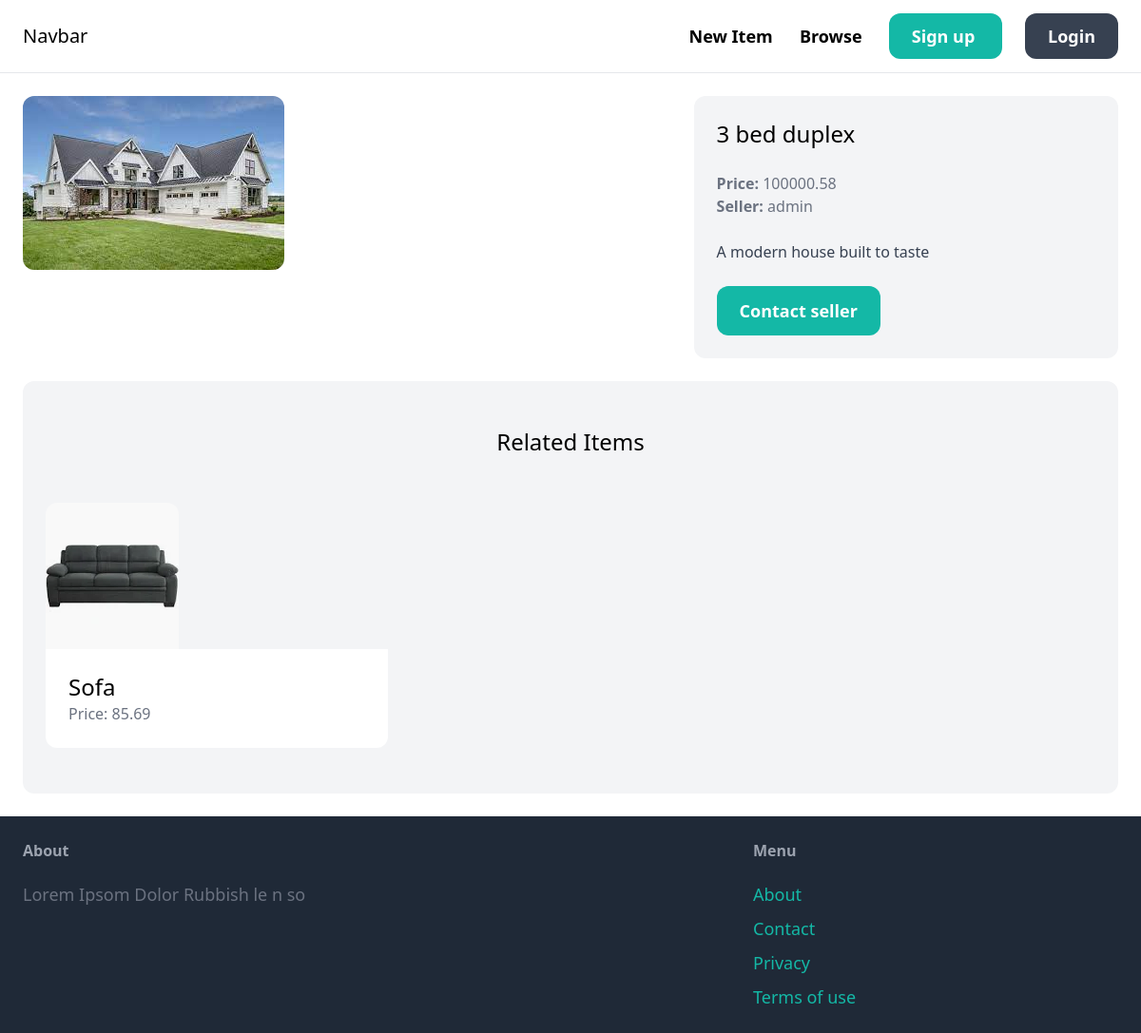
Page /items/1/ on the committed database.
### item/models.py (models this page shows, shortened)
class Item(models.Model):
	category = models.ForeignKey(Category, related_name='items', on_delete=models.CASCADE)
	name = models.CharField(max_length = 255)
	description = models.TextField(blank = True, null = True)
	price = models.DecimalField(max_digits=10, decimal_places=2)
	image = models.ImageField(upload_to = 'images', blank = True, null = True)
	is_sold = models.BooleanField(default = False)
	created_by = models.ForeignKey(User, related_name='items', on_delete=models.CASCADE)
	created_at = models.DateTimeField(auto_now_add=True)

### item/views.py (the view)
# urls.py: path('<int:pk>/', views.detail, name='detail')
def detail(request, pk):
    item = get_object_or_404(Item, pk=pk)
    related_items = Item.objects.filter(category=item.category, is_sold=False).exclude(pk=pk)[:3]
    return render(request, 'item/detail.html', {
        'item': item,
        'related_items': related_items
    })

### item/templates/item/detail.html (shortened to what this page needs)
{% extends 'core/base.html' %}
{% block content %}
    <div class="grid grid-cols-5 gap-6">
        <div class="col-span-3">
            <img src="{{ item.image.url }}" class="rounded-xl">
        </div>
        <div class="col-span-2 p-6 bg-gray-100 rounded-xl">
            <h1 class="mb-6 text-2xl">{{ item.name }}</h1>
            <p class="text-gray-500"><strong>Price:</strong> {{ item.price }}</p>
            <p class="text-gray-500"><strong>Seller:</strong> {{ item.created_by.username }}</p>
            {% if item.description %}
                <p class="text-gray-700">
                    <br>
                    {{ item.description }}
                </p>
            {% endif %}
            {% if request.user == item.created_by %}
                <div class="mt-6 p-6 bg-white rounded-xl">
                    <a href="{% url 'item:edit' item.id %}" class="inline-block mt-6 mr-3 px-6 py-3 text-lg font-semibold bg-green-500 text-white rounded-xl">EDIT</a>
                    <a href="#" id="showDeleteModalLink" class="inline-block mt-6 px-6 py-3 text-lg font-semibold bg-red-500 text-white rounded-xl">DELETE</a>
                </div>
            {% else %}
                <a href="{% url 'conversation:new' item.id %}" class="inline-block mt-6 px-6 py-3 text-lg font-semibold bg-teal-500 text-white hover:bg-teal-700 rounded-xl">Contact seller</a>
            {% endif %}
        </div>
    </div>
    <div class="mt-6 px-6 py-12 bg-gray-100 rounded-xl">
        <h2 class="mb-12 text-2xl text-center">Related Items</h2>
        <div class="grid grid-cols-3 gap-3">
            {% for related_item in related_items %}
                <div>
                    <a href="{% url 'item:detail' related_item.id %}">
                        <div>
                            <img src="{{ related_item.image.url }}" class="rounded-t-xl">
                        </div>
                        <div class="p-6 bg-white rounded-b-xl">
                            <h2 class="text-2xl">{{ related_item.name }}</h2>
                            <p class="text-gray-500">Price: {{ related_item.price }}</p>
                        </div>
                    </a>
                </div>
            {% endfor %}
        </div>
    </div>
{% endblock %}

### rows in the picture
Item: image (picture), name "3 bed duplex", price "100000.58", created_by.username "admin", description "A modern house built to taste"
Item: image (picture), name "Sofa", price "85.69"
